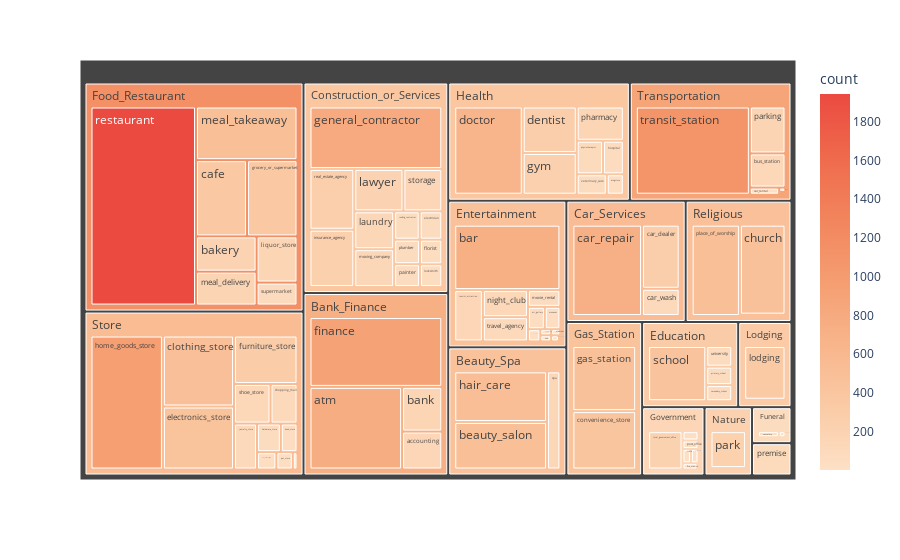

The notebook cell this image was saved under:
### Code cell
px.treemap(types_counts_df, 
           path=['parent_type','type'], 
           values = 'count',
           color='count', color_continuous_scale='Peach')

### Figure 1 — Plotly figure (JSON) as saved in the notebook; plotly's stock layout.template omitted (floating-point values rounded to 4 significant figures)
{"data": [{"branchvalues": "total", "customdata": [[151], [3], [5], [1], [40], [759], [198], [178], [738], [487], [8], [47], [7], [134], [360], [8], [271], [23], [714], [115], [82], [467], [1], [497], [418], [18], [274], [33], [659], [38], [62], [441], [920], [16], [53], [26], [303], [466], [802], [356], [246], [519], [67], [2], [955], [76], [248], [104], [146], [201], [20], [175], [221], [49], [336], [190], [504], [3], [58], [16], [146], [37], [1], [130], [57], [238], [184], [28], [176], [96], [502], [61], [25], [23], [97], [64], [263], [1944], [70], [9], [430], [56], [142], [105], [145], [6], [159], [87], [2], [156], [2], [1107], [116], [72], [67], [7], [97], [735.5], [458.3], [542.2], [389.8], [317.2], [460.2], [1154.0], [68.52], [443.3], [157.3], [381.0], [327.5], [229.6], [481.7], [548.0], [879.4]], "domain": {"x": [0, 1], "y": [0, 1]}, "hovertemplate": "labels=%{label}<br>count_sum=%{value}<br>parent=%{parent}<br>id=%{id}<br>count=%{color}<extra></extra>", "ids": ["Bank_Finance/accounting", "Transportation/airport", "Entertainment/amusement_park", "Entertainment/aquarium", "Entertainment/art_gallery", "Bank_Finance/atm", "Food_Restaurant/bakery", "Bank_Finance/bank", "Entertainment/bar", "Beauty_Spa/beauty_salon", "Store/bicycle_store", "Store/book_store", "Entertainment/bowling_alley", "Transportation/bus_station", "Food_Restaurant/cafe", "Nature/campground", "Car_Services/car_dealer", "Transportation/car_rental", "Car_Services/car_repair", "Car_Services/car_wash", "Funeral/cemetery", "Religious/church", "Government/city_hall", "Store/clothing_store", "Gas_Station/convenience_store", "Government/courthouse", "Health/dentist", "Store/department_store", "Health/doctor", "Health/drugstore", "Construction_or_Services/electrician", "Store/electronics_store", "Bank_Finance/finance", "Government/fire_station", "Construction_or_Services/florist", "Funeral/funeral_home", "Store/furniture_store", "Gas_Station/gas_station", "Construction_or_Services/general_contractor", "Food_Restaurant/grocery_or_supermarket", "Health/gym", "Beauty_Spa/hair_care", "Store/hardware_store", "Religious/hindu_temple", "Store/home_goods_store", "Health/hospital", "Construction_or_Services/insurance_agency", "Store/jewelry_store", "Construction_or_Services/laundry", "Construction_or_Services/lawyer", "Government/library", "Food_Restaurant/liquor_store", "Government/local_government_office", "Construction_or_Services/locksmith", "Lodging/lodging", "Food_Restaurant/meal_delivery", "Food_Restaurant/meal_takeaway", "Religious/mosque", "Entertainment/movie_rental", "Entertainment/movie_theater", "Construction_or_Services/moving_company", "Entertainment/museum", "Nature/natural_feature", "Entertainment/night_club", "Construction_or_Services/painter", "Nature/park", "Transportation/parking", "Store/pet_store", "Health/pharmacy", "Health/physiotherapist", "Religious/place_of_worship", "Construction_or_Services/plumber", "Government/police", "Government/post_office", "/premise", "Education/primary_school", "Construction_or_Services/real_estate_agency", "Food_Restaurant/restaurant", "Construction_or_Services/roofing_contractor", "Lodging/rv_park", "Education/school", "Education/secondary_school", "Store/shoe_store", "Store/shopping_mall", "Beauty_Spa/spa", "Entertainment/stadium", "Construction_or_Services/storage", "Food_Restaurant/supermarket", "Religious/synagogue", "Entertainment/tourist_attraction", "Transportation/train_station", "Transportation/transit_station", "Entertainment/travel_agency", "Education/university", "Health/veterinary_care", "Entertainment/zoo", "", "Bank_Finance", "Beauty_Spa", "Car_Services", "Construction_or_Services", "Education", "Entertainment", "Food_Restaurant", "Funeral", "Gas_Station", "Government", "Health", "Lodging", "Nature", "Religious", "Store", "Transportation"], "labels": ["accounting", "airport", "amusement_park", "aquarium", "art_gallery", "atm", "bakery", "bank", "bar", "beauty_salon", "bicycle_store", "book_store", "bowling_alley", "bus_station", "cafe", "campground", "car_dealer", "car_rental", "car_repair", "car_wash", "cemetery", "church", "city_hall", "clothing_store", "convenience_store", "courthouse", "dentist", "department_store", "doctor", "drugstore", "electrician", "electronics_store", "finance", "fire_station", "florist", "funeral_home", "furniture_store", "gas_station", "general_contractor", "grocery_or_supermarket", "gym", "hair_care", "hardware_store", "hindu_temple", "home_goods_store", "hospital", "insurance_agency", "jewelry_store", "laundry", "lawyer", "library", "liquor_store", "local_government_office", "locksmith", "lodging", "meal_delivery", "meal_takeaway", "mosque", "movie_rental", "movie_theater", "moving_company", "museum", "natural_feature", "night_club", "painter", "park", "parking", "pet_store", "pharmacy", "physiotherapist", "place_of_worship", "plumber", "police", "post_office", "premise", "primary_school", "real_estate_agency", "restaurant", "roofing_contractor", "rv_park", "school", "secondary_school", "shoe_store", "shopping_mall", "spa", "stadium", "storage", "supermarket", "synagogue", "tourist_attraction", "train_station", "transit_station", "travel_agency", "university", "veterinary_care", "zoo", "", "Bank_Finance", "Beauty_Spa", "Car_Services", "Construction_or_Services", "Education", "Entertainment", "Food_Restaurant", "Funeral", "Gas_Station", "Government", "Health", "Lodging", "Nature", "Religious", "Store", "Transportation"], "marker": {"coloraxis": "coloraxis", "colors": [151, 3, 5, 1, 40, 759, 198, 178, 738, 487, 8, 47, 7, 134, 360, 8, 271, 23, 714, 115, 82, 467, 1, 497, 418, 18, 274, 33, 659, 38, 62, 441, 920, 16, 53, 26, 303, 466, 802, 356, 246, 519, 67, 2, 955, 76, 248, 104, 146, 201, 20, 175, 221, 49, 336, 190, 504, 3, 58, 16, 146, 37, 1, 130, 57, 238, 184, 28, 176, 96, 502, 61, 25, 23, 97, 64, 263, 1944, 70, 9, 430, 56, 142, 105, 145, 6, 159, 87, 2, 156, 2, 1107, 116, 72, 67, 7, 97, 735.5, 458.3, 542.2, 389.8, 317.2, 460.2, 1154.0, 68.52, 443.3, 157.3, 381.0, 327.5, 229.6, 481.7, 548.0, 879.4]}, "name": "", "parents": ["Bank_Finance", "Transportation", "Entertainment", "Entertainment", "Entertainment", "Bank_Finance", "Food_Restaurant", "Bank_Finance", "Entertainment", "Beauty_Spa", "Store", "Store", "Entertainment", "Transportation", "Food_Restaurant", "Nature", "Car_Services", "Transportation", "Car_Services", "Car_Services", "Funeral", "Religious", "Government", "Store", "Gas_Station", "Government", "Health", "Store", "Health", "Health", "Construction_or_Services", "Store", "Bank_Finance", "Government", "Construction_or_Services", "Funeral", "Store", "Gas_Station", "Construction_or_Services", "Food_Restaurant", "Health", "Beauty_Spa", "Store", "Religious", "Store", "Health", "Construction_or_Services", "Store", "Construction_or_Services", "Construction_or_Services", "Government", "Food_Restaurant", "Government", "Construction_or_Services", "Lodging", "Food_Restaurant", "Food_Restaurant", "Religious", "Entertainment", "Entertainment", "Construction_or_Services", "Entertainment", "Nature", "Entertainment", "Construction_or_Services", "Nature", "Transportation", "Store", "Health", "Health", "Religious", "Construction_or_Services", "Government", "Government", "", "Education", "Construction_or_Services", "Food_Restaurant", "Construction_or_Services", "Lodging", "Education", "Education", "Store", "Store", "Beauty_Spa", "Entertainment", "Construction_or_Services", "Food_Restaurant", "Religious", "Entertainment", "Transportation", "Transportation", "Entertainment", "Education", "Health", "Entertainment", "", "", "", "", "", "", "", "", "", "", "", "", "", "", "", "", ""], "type": "treemap", "values": [151, 3, 5, 1, 40, 759, 198, 178, 738, 487, 8, 47, 7, 134, 360, 8, 271, 23, 714, 115, 82, 467, 1, 497, 418, 18, 274, 33, 659, 38, 62, 441, 920, 16, 53, 26, 303, 466, 802, 356, 246, 519, 67, 2, 955, 76, 248, 104, 146, 201, 20, 175, 221, 49, 336, 190, 504, 3, 58, 16, 146, 37, 1, 130, 57, 238, 184, 28, 176, 96, 502, 61, 25, 23, 97, 64, 263, 1944, 70, 9, 430, 56, 142, 105, 145, 6, 159, 87, 2, 156, 2, 1107, 116, 72, 67, 7, 97, 2008, 1151, 1100, 2317, 622, 1317, 3814, 108, 884, 324, 1632, 345, 247, 976, 2730, 1453]}], "layout": {"coloraxis": {"colorbar": {"title": {"text": "count"}}, "colorscale": [[0, "rgb(253, 224, 197)"], [0.1667, "rgb(250, 203, 166)"], [0.3333, "rgb(248, 181, 139)"], [0.5, "rgb(245, 158, 114)"], [0.6667, "rgb(242, 133, 93)"], [0.8333, "rgb(239, 106, 76)"], [1, "rgb(235, 74, 64)"]]}, "legend": {"tracegroupgap": 0}, "margin": {"t": 60}}}
